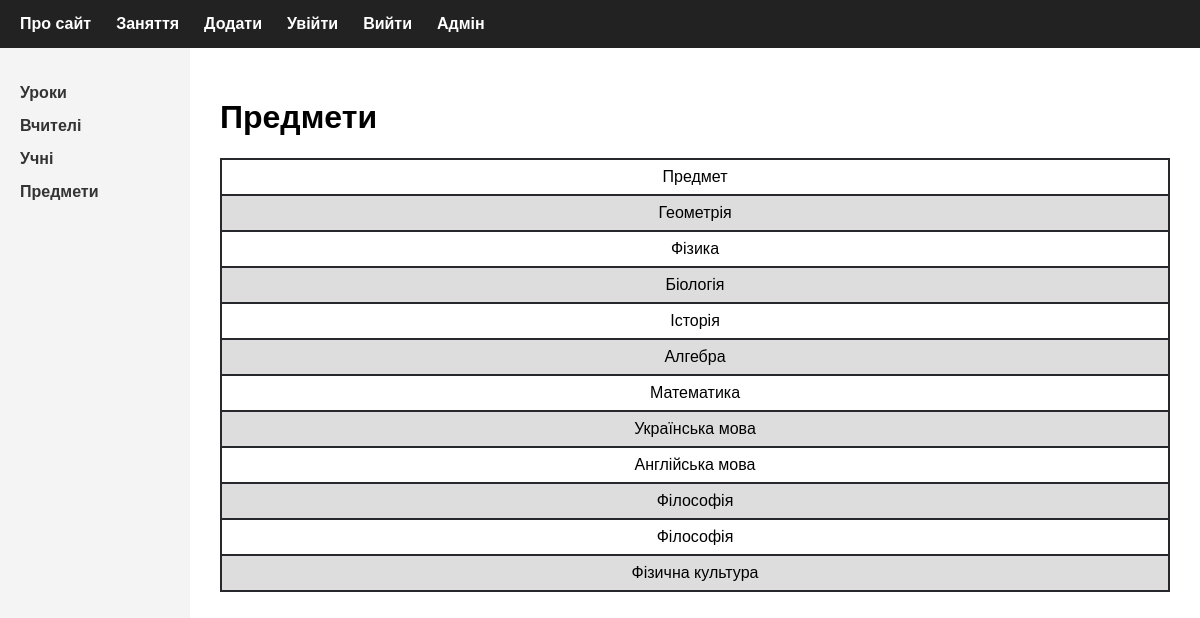
/lessons/subjects/, run on an earlier commit of the app's database.
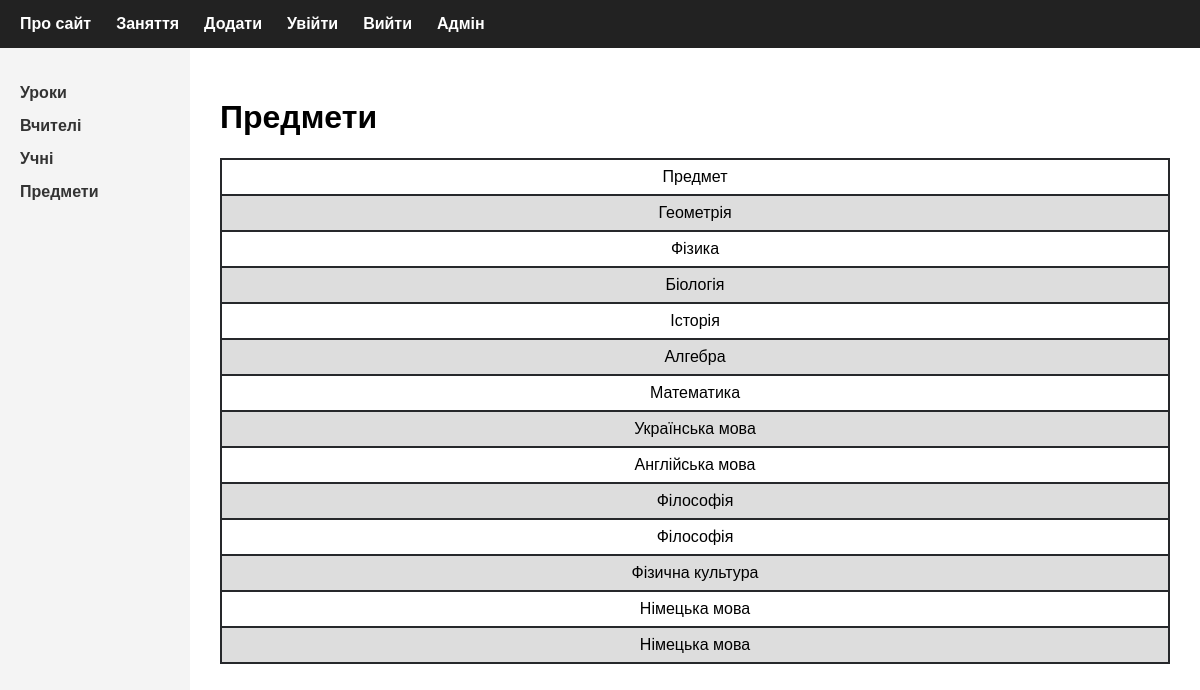
And on a later commit of the database.
### lessons/models.py (models this page shows, shortened)
class Subjects(models.Model):
    name = models.CharField(max_length=100)
    class Meta:
        verbose_name = 'Предмет'
        verbose_name_plural = 'Предмет'

### lessons/views.py (the view)
# urls.py: path('subjects/', views.web_subjects, name='subjects'),
def web_subjects(request):
    subjects = Subjects.objects.all()
    context = {'subjects': subjects, 'menu': menu}
    return render(request, 'lessons/subjects.html', context)

### lessons/templates/lessons/subjects.html (shortened to what this page needs)
{% extends 'lessons/index.html' %}
{% block page %}
<h1>
Предмети
</h1>
<table>
    <tr>
        <td>Предмет</td>
    </tr>
    {% for subject in subjects %}
    <tr>
        <td>{{subject.name}}</td>
    </tr>
    {% endfor %}
</table>
{% endblock page %}

What changed in the data, as far as the page shows it:
added Subjects: name "Німецька мова"
added Subjects: name "Німецька мова"
